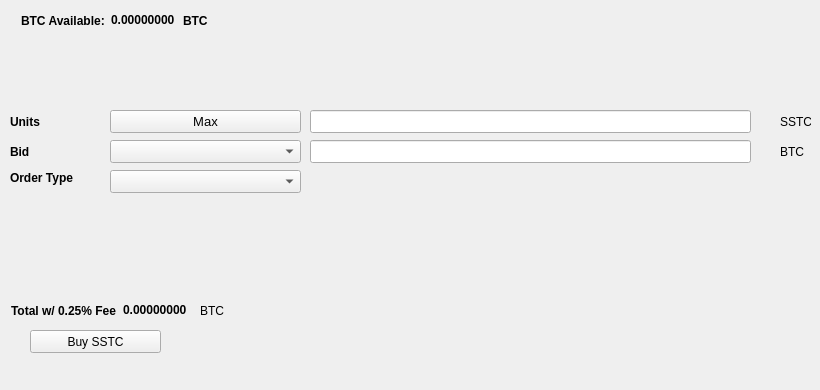
   <widget class="QWidget" name="BuyTab">
    <attribute name="title">
     <string>Buy</string>
    </attribute>
    <widget class="QPushButton" name="BuySSTC">
     <property name="geometry">
      <rect>
       <x>30</x>
       <y>330</y>
       <width>131</width>
       <height>23</height>
      </rect>
     </property>
     <property name="text">
      <string>Buy SSTC</string>
     </property>
     <property name="icon">
      <iconset resource="../sstcoin.qrc">
       <normaloff>:/icons/bitcoin</normaloff>:/icons/bitcoin</iconset>
     </property>
    </widget>
    <widget class="QLabel" name="label_3">
     <property name="geometry">
      <rect>
       <x>10</x>
       <y>110</y>
       <width>46</width>
       <height>23</height>
      </rect>
     </property>
     <property name="font">
      <font>
       <weight>75</weight>
       <bold>true</bold>
      </font>
     </property>
     <property name="text">
      <string>Units</string>
     </property>
    </widget>
    <widget class="QLineEdit" name="UnitsInput">
     <property name="geometry">
      <rect>
       <x>310</x>
       <y>110</y>
       <width>441</width>
       <height>23</height>
      </rect>
     </property>
     <property name="font">
      <font>
       <pointsize>9</pointsize>
       <weight>75</weight>
       <bold>true</bold>
      </font>
     </property>
    </widget>
    <widget class="QLineEdit" name="BuyBidPriceEdit">
     <property name="geometry">
      <rect>
       <x>310</x>
       <y>140</y>
       <width>441</width>
       <height>23</height>
      </rect>
     </property>
     <property name="font">
      <font>
       <pointsize>9</pointsize>
       <weight>75</weight>
       <bold>true</bold>
      </font>
     </property>
    </widget>
    <widget class="QLabel" name="label_4">
     <property name="geometry">
      <rect>
       <x>780</x>
       <y>110</y>
       <width>31</width>
       <height>23</height>
      </rect>
     </property>
     <property name="text">
      <string>SSTC</string>
     </property>
    </widget>
    <widget class="QLabel" name="label_5">
     <property name="geometry">
      <rect>
       <x>780</x>
       <y>140</y>
       <width>31</width>
       <height>23</height>
      </rect>
     </property>
     <property name="text">
      <string>BTC</string>
     </property>
    </widget>
    <widget class="QLabel" name="label_6">
     <property name="geometry">
      <rect>
       <x>10</x>
       <y>140</y>
       <width>46</width>
       <height>23</height>
      </rect>
     </property>
     <property name="font">
      <font>
       <weight>75</weight>
       <bold>true</bold>
      </font>
     </property>
     <property name="text">
      <string>Bid</string>
     </property>
    </widget>
    <widget class="QLabel" name="label_7">
     <property name="geometry">
      <rect>
       <x>10</x>
       <y>170</y>
       <width>91</width>
       <height>16</height>
      </rect>
     </property>
     <property name="font">
      <font>
       <weight>75</weight>
       <bold>true</bold>
      </font>
     </property>
     <property name="text">
      <string>Order Type</string>
     </property>
    </widget>
    <widget class="QPushButton" name="Buy_Max_Amount">
     <property name="geometry">
      <rect>
       <x>110</x>
       <y>110</y>
       <width>191</width>
       <height>23</height>
      </rect>
     </property>
     <property name="font">
      <font>
       <pointsize>10</pointsize>
      </font>
     </property>
     <property name="text">
      <string>Max</string>
     </property>
    </widget>
    <widget class="QComboBox" name="BuyBidcomboBox">
     <property name="geometry">
      <rect>
       <x>110</x>
       <y>140</y>
       <width>191</width>
       <height>23</height>
      </rect>
     </property>
     <property name="font">
      <font>
       <pointsize>10</pointsize>
      </font>
     </property>
    </widget>
    <widget class="QComboBox" name="buyOrdertypeCombo">
     <property name="geometry">
      <rect>
       <x>110</x>
       <y>170</y>
       <width>191</width>
       <height>23</height>
      </rect>
     </property>
     <property name="font">
      <font>
       <pointsize>10</pointsize>
      </font>
     </property>
    </widget>
    <widget class="QWidget" name="layoutWidget1">
     <property name="geometry">
      <rect>
       <x>21</x>
       <y>11</y>
       <width>227</width>
       <height>19</height>
      </rect>
     </property>
     <layout class="QHBoxLayout" name="horizontalLayout_3">
      <item>
       <widget class="QLabel" name="label232">
        <property name="font">
         <font>
          <weight>75</weight>
          <bold>true</bold>
         </font>
        </property>
        <property name="text">
         <string>BTC Available:</string>
        </property>
       </widget>
      </item>
      <item>
       <widget class="QLabel" name="BtcAvailableLbl">
        <property name="palette">
         <palette>
          <active>
           <colorrole role="WindowText">
            <brush brushstyle="SolidPattern">
             <color alpha="255">
              <red>0</red>
              <green>0</green>
              <blue>0</blue>
             </color>
            </brush>
           </colorrole>
           <colorrole role="Button">
            <brush brushstyle="SolidPattern">
             <color alpha="255">
              <red>0</red>
              <green>170</green>
              <blue>0</blue>
             </color>
            </brush>
           </colorrole>
           <colorrole role="Light">
            <brush brushstyle="SolidPattern">
             <color alpha="255">
              <red>0</red>
              <green>255</green>
              <blue>0</blue>
             </color>
            </brush>
           </colorrole>
           <colorrole role="Midlight">
            <brush brushstyle="SolidPattern">
             <color alpha="255">
              <red>0</red>
              <green>212</green>
              <blue>0</blue>
             </color>
            </brush>
           </colorrole>
           <colorrole role="Dark">
            <brush brushstyle="SolidPattern">
             <color alpha="255">
              <red>0</red>
              <green>85</green>
              <blue>0</blue>
             </color>
            </brush>
           </colorrole>
           <colorrole role="Mid">
            <brush brushstyle="SolidPattern">
             <color alpha="255">
              <red>0</red>
              <green>113</green>
              <blue>0</blue>
             </color>
            </brush>
           </colorrole>
           <colorrole role="Text">
            <brush brushstyle="SolidPattern">
             <color alpha="255">
              <red>0</red>
              <green>170</green>
              <blue>0</blue>
             </color>
            </brush>
           </colorrole>
           <colorrole role="BrightText">
            <brush brushstyle="SolidPattern">
             <color alpha="255">
              <red>255</red>
              <green>255</green>
              <blue>255</blue>
             </color>
            </brush>
           </colorrole>
           <colorrole role="ButtonText">
            <brush brushstyle="SolidPattern">
             <color alpha="255">
              <red>0</red>
              <green>0</green>
              <blue>0</blue>
             </color>
            </brush>
           </colorrole>
           <colorrole role="Base">
            <brush brushstyle="SolidPattern">
             <color alpha="255">
              <red>255</red>
              <green>255</green>
              <blue>255</blue>
             </color>
            </brush>
           </colorrole>
           <colorrole role="Window">
            <brush brushstyle="SolidPattern">
             <color alpha="255">
              <red>0</red>
              <green>170</green>
              <blue>0</blue>
             </color>
            </brush>
           </colorrole>
           <colorrole role="Shadow">
            <brush brushstyle="SolidPattern">
             <color alpha="255">
              <red>0</red>
              <green>0</green>
              <blue>0</blue>
             </color>
            </brush>
           </colorrole>
           <colorrole role="AlternateBase">
            <brush brushstyle="SolidPattern">
             <color alpha="255">
              <red>127</red>
              <green>212</green>
              <blue>127</blue>
             </color>
            </brush>
           </colorrole>
           <colorrole role="ToolTipBase">
            <brush brushstyle="SolidPattern">
             <color alpha="255">
              <red>255</red>
              <green>255</green>
              <blue>220</blue>
             </color>
            </brush>
           </colorrole>
           <colorrole role="ToolTipText">
            <brush brushstyle="SolidPattern">
             <color alpha="255">
              <red>0</red>
              <green>0</green>
              <blue>0</blue>
             </color>
            </brush>
           </colorrole>
          </active>
          <inactive>
           <colorrole role="WindowText">
            <brush brushstyle="SolidPattern">
             <color alpha="255">
              <red>0</red>
              <green>0</green>
              <blue>0</blue>
             </color>
            </brush>
           </colorrole>
           <colorrole role="Button">
            <brush brushstyle="SolidPattern">
             <color alpha="255">
              <red>0</red>
              <green>170</green>
              <blue>0</blue>
             </color>
            </brush>
           </colorrole>
           <colorrole role="Light">
            <brush brushstyle="SolidPattern">
             <color alpha="255">
              <red>0</red>
              <green>255</green>
              <blue>0</blue>
             </color>
            </brush>
           </colorrole>
           <colorrole role="Midlight">
            <brush brushstyle="SolidPattern">
             <color alpha="255">
              <red>0</red>
              <green>212</green>
              <blue>0</blue>
             </color>
            </brush>
           </colorrole>
           <colorrole role="Dark">
            <brush brushstyle="SolidPattern">
             <color alpha="255">
              <red>0</red>
              <green>85</green>
              <blue>0</blue>
             </color>
            </brush>
           </colorrole>
           <colorrole role="Mid">
            <brush brushstyle="SolidPattern">
             <color alpha="255">
              <red>0</red>
              <green>113</green>
              <blue>0</blue>
             </color>
            </brush>
           </colorrole>
           <colorrole role="Text">
            <brush brushstyle="SolidPattern">
             <color alpha="255">
              <red>0</red>
              <green>170</green>
              <blue>0</blue>
             </color>
            </brush>
           </colorrole>
           <colorrole role="BrightText">
            <brush brushstyle="SolidPattern">
             <color alpha="255">
              <red>255</red>
              <green>255</green>
              <blue>255</blue>
             </color>
            </brush>
           </colorrole>
           <colorrole role="ButtonText">
            <brush brushstyle="SolidPattern">
             <color alpha="255">
              <red>0</red>
              <green>0</green>
              <blue>0</blue>
             </color>
            </brush>
           </colorrole>
           <colorrole role="Base">
            <brush brushstyle="SolidPattern">
             <color alpha="255">
              <red>255</red>
              <green>255</green>
              <blue>255</blue>
             </color>
            </brush>
           </colorrole>
           <colorrole role="Window">
            <brush brushstyle="SolidPattern">
             <color alpha="255">
              <red>0</red>
              <green>170</green>
              <blue>0</blue>
             </color>
            </brush>
           </colorrole>
           <colorrole role="Shadow">
            <brush brushstyle="SolidPattern">
             <color alpha="255">
              <red>0</red>
              <green>0</green>
              <blue>0</blue>
             </color>
            </brush>
           </colorrole>
           <colorrole role="AlternateBase">
            <brush brushstyle="SolidPattern">
             <color alpha="255">
              <red>127</red>
              <green>212</green>
              <blue>127</blue>
             </color>
            </brush>
           </colorrole>
           <colorrole role="ToolTipBase">
            <brush brushstyle="SolidPattern">
             <color alpha="255">
              <red>255</red>
              <green>255</green>
              <blue>220</blue>
             </color>
            </brush>
           </colorrole>
           <colorrole role="ToolTipText">
            <brush brushstyle="SolidPattern">
             <color alpha="255">
              <red>0</red>
              <green>0</green>
              <blue>0</blue>
             </color>
            </brush>
           </colorrole>
          </inactive>
          <disabled>
           <colorrole role="WindowText">
            <brush brushstyle="SolidPattern">
             <color alpha="255">
              <red>0</red>
              <green>85</green>
              <blue>0</blue>
             </color>
            </brush>
           </colorrole>
           <colorrole role="Button">
            <brush brushstyle="SolidPattern">
             <color alpha="255">
              <red>0</red>
              <green>170</green>
              <blue>0</blue>
             </color>
            </brush>
           </colorrole>
           <colorrole role="Light">
            <brush brushstyle="SolidPattern">
             <color alpha="255">
              <red>0</red>
              <green>255</green>
              <blue>0</blue>
             </color>
            </brush>
           </colorrole>
           <colorrole role="Midlight">
            <brush brushstyle="SolidPattern">
             <color alpha="255">
              <red>0</red>
              <green>212</green>
              <blue>0</blue>
             </color>
            </brush>
           </colorrole>
           <colorrole role="Dark">
            <brush brushstyle="SolidPattern">
             <color alpha="255">
              <red>0</red>
              <green>85</green>
              <blue>0</blue>
             </color>
            </brush>
           </colorrole>
           <colorrole role="Mid">
            <brush brushstyle="SolidPattern">
             <color alpha="255">
              <red>0</red>
              <green>113</green>
              <blue>0</blue>
             </color>
            </brush>
           </colorrole>
           <colorrole role="Text">
            <brush brushstyle="SolidPattern">
             <color alpha="255">
              <red>0</red>
              <green>85</green>
              <blue>0</blue>
             </color>
            </brush>
           </colorrole>
           <colorrole role="BrightText">
            <brush brushstyle="SolidPattern">
             <color alpha="255">
              <red>255</red>
              <green>255</green>
              <blue>255</blue>
             </color>
            </brush>
           </colorrole>
           <colorrole role="ButtonText">
            <brush brushstyle="SolidPattern">
             <color alpha="255">
              <red>0</red>
              <green>85</green>
              <blue>0</blue>
             </color>
            </brush>
           </colorrole>
           <colorrole role="Base">
            <brush brushstyle="SolidPattern">
             <color alpha="255">
              <red>0</red>
              <green>170</green>
              <blue>0</blue>
             </color>
            </brush>
           </colorrole>
           <colorrole role="Window">
            <brush brushstyle="SolidPattern">
             <color alpha="255">
              <red>0</red>
              <green>170</green>
              <blue>0</blue>
             </color>
            </brush>
           </colorrole>
           <colorrole role="Shadow">
            <brush brushstyle="SolidPattern">
             <color alpha="255">
              <red>0</red>
              <green>0</green>
              <blue>0</blue>
             </color>
            </brush>
           </colorrole>
           <colorrole role="AlternateBase">
            <brush brushstyle="SolidPattern">
             <color alpha="255">
              <red>0</red>
              <green>170</green>
              <blue>0</blue>
             </color>
            </brush>
           </colorrole>
           <colorrole role="ToolTipBase">
            <brush brushstyle="SolidPattern">
             <color alpha="255">
              <red>255</red>
              <green>255</green>
              <blue>220</blue>
             </color>
            </brush>
           </colorrole>
           <colorrole role="ToolTipText">
            <brush brushstyle="SolidPattern">
             <color alpha="255">
              <red>0</red>
              <green>0</green>
              <blue>0</blue>
             </color>
            </brush>
           </colorrole>
          </disabled>
         </palette>
        </property>
        <property name="font">
         <font>
          <weight>75</weight>
          <bold>true</bold>
         </font>
        </property>
        <property name="text">
         <string>0.00000000</string>
        </property>
        <property name="textInteractionFlags">
         <set>Qt::LinksAccessibleByMouse|Qt::TextSelectableByKeyboard|Qt::TextSelectableByMouse</set>
        </property>
       </widget>
      </item>
      <item>
       <widget class="QLabel" name="BtcAvailableLbl_2">
        <property name="font">
         <font>
          <weight>75</weight>
          <bold>true</bold>
         </font>
        </property>
        <property name="text">
         <string>BTC</string>
        </property>
       </widget>
      </item>
     </layout>
    </widget>
    <widget class="QWidget" name="layoutWidge2">
     <property name="geometry">
      <rect>
       <x>11</x>
       <y>301</y>
       <width>259</width>
       <height>19</height>
      </rect>
     </property>
     <layout class="QHBoxLayout" name="horizontalLayout_4">
      <item>
       <widget class="QLabel" name="label_9">
        <property name="font">
         <font>
          <weight>75</weight>
          <bold>true</bold>
         </font>
        </property>
        <property name="text">
         <string>Total w/ 0.25% Fee</string>
        </property>
       </widget>
      </item>
      <item>
       <widget class="QLabel" name="BuyCostLabel">
        <property name="palette">
         <palette>
          <active>
           <colorrole role="WindowText">
            <brush brushstyle="SolidPattern">
             <color alpha="255">
              <red>0</red>
              <green>0</green>
              <blue>0</blue>
             </color>
            </brush>
           </colorrole>
           <colorrole role="Button">
            <brush brushstyle="SolidPattern">
             <color alpha="255">
              <red>0</red>
              <green>170</green>
              <blue>0</blue>
             </color>
            </brush>
           </colorrole>
           <colorrole role="Light">
            <brush brushstyle="SolidPattern">
             <color alpha="255">
              <red>0</red>
              <green>255</green>
              <blue>0</blue>
             </color>
            </brush>
           </colorrole>
           <colorrole role="Midlight">
            <brush brushstyle="SolidPattern">
             <color alpha="255">
              <red>0</red>
              <green>212</green>
              <blue>0</blue>
             </color>
            </brush>
           </colorrole>
           <colorrole role="Dark">
            <brush brushstyle="SolidPattern">
             <color alpha="255">
              <red>0</red>
              <green>85</green>
              <blue>0</blue>
             </color>
            </brush>
           </colorrole>
           <colorrole role="Mid">
            <brush brushstyle="SolidPattern">
             <color alpha="255">
              <red>0</red>
              <green>113</green>
              <blue>0</blue>
             </color>
            </brush>
           </colorrole>
           <colorrole role="Text">
            <brush brushstyle="SolidPattern">
             <color alpha="255">
              <red>0</red>
              <green>170</green>
              <blue>0</blue>
             </color>
            </brush>
           </colorrole>
           <colorrole role="BrightText">
            <brush brushstyle="SolidPattern">
             <color alpha="255">
              <red>255</red>
              <green>255</green>
              <blue>255</blue>
             </color>
            </brush>
           </colorrole>
           <colorrole role="ButtonText">
            <brush brushstyle="SolidPattern">
             <color alpha="255">
              <red>0</red>
              <green>0</green>
              <blue>0</blue>
             </color>
            </brush>
           </colorrole>
           <colorrole role="Base">
            <brush brushstyle="SolidPattern">
             <color alpha="255">
              <red>255</red>
              <green>255</green>
              <blue>255</blue>
             </color>
            </brush>
           </colorrole>
           <colorrole role="Window">
            <brush brushstyle="SolidPattern">
             <color alpha="255">
              <red>0</red>
              <green>170</green>
              <blue>0</blue>
             </color>
            </brush>
           </colorrole>
           <colorrole role="Shadow">
            <brush brushstyle="SolidPattern">
             <color alpha="255">
              <red>0</red>
              <green>0</green>
              <blue>0</blue>
             </color>
            </brush>
           </colorrole>
           <colorrole role="AlternateBase">
            <brush brushstyle="SolidPattern">
             <color alpha="255">
              <red>127</red>
              <green>212</green>
              <blue>127</blue>
             </color>
            </brush>
           </colorrole>
           <colorrole role="ToolTipBase">
            <brush brushstyle="SolidPattern">
             <color alpha="255">
              <red>255</red>
              <green>255</green>
              <blue>220</blue>
             </color>
            </brush>
           </colorrole>
           <colorrole role="ToolTipText">
            <brush brushstyle="SolidPattern">
             <color alpha="255">
              <red>0</red>
              <green>0</green>
              <blue>0</blue>
             </color>
            </brush>
           </colorrole>
          </active>
          <inactive>
           <colorrole role="WindowText">
            <brush brushstyle="SolidPattern">
             <color alpha="255">
              <red>0</red>
              <green>0</green>
              <blue>0</blue>
             </color>
            </brush>
           </colorrole>
           <colorrole role="Button">
            <brush brushstyle="SolidPattern">
             <color alpha="255">
              <red>0</red>
              <green>170</green>
              <blue>0</blue>
             </color>
            </brush>
           </colorrole>
           <colorrole role="Light">
            <brush brushstyle="SolidPattern">
             <color alpha="255">
              <red>0</red>
              <green>255</green>
              <blue>0</blue>
             </color>
            </brush>
           </colorrole>
           <colorrole role="Midlight">
            <brush brushstyle="SolidPattern">
             <color alpha="255">
              <red>0</red>
              <green>212</green>
              <blue>0</blue>
             </color>
            </brush>
           </colorrole>
           <colorrole role="Dark">
            <brush brushstyle="SolidPattern">
             <color alpha="255">
              <red>0</red>
              <green>85</green>
              <blue>0</blue>
             </color>
            </brush>
           </colorrole>
           <colorrole role="Mid">
            <brush brushstyle="SolidPattern">
             <color alpha="255">
              <red>0</red>
              <green>113</green>
              <blue>0</blue>
             </color>
            </brush>
           </colorrole>
           <colorrole role="Text">
            <brush brushstyle="SolidPattern">
             <color alpha="255">
              <red>0</red>
              <green>170</green>
              <blue>0</blue>
             </color>
            </brush>
           </colorrole>
           <colorrole role="BrightText">
            <brush brushstyle="SolidPattern">
             <color alpha="255">
              <red>255</red>
              <green>255</green>
              <blue>255</blue>
             </color>
            </brush>
           </colorrole>
           <colorrole role="ButtonText">
            <brush brushstyle="SolidPattern">
             <color alpha="255">
              <red>0</red>
              <green>0</green>
              <blue>0</blue>
             </color>
            </brush>
           </colorrole>
           <colorrole role="Base">
            <brush brushstyle="SolidPattern">
             <color alpha="255">
              <red>255</red>
              <green>255</green>
              <blue>255</blue>
             </color>
            </brush>
           </colorrole>
           <colorrole role="Window">
            <brush brushstyle="SolidPattern">
             <color alpha="255">
              <red>0</red>
              <green>170</green>
              <blue>0</blue>
             </color>
            </brush>
           </colorrole>
           <colorrole role="Shadow">
            <brush brushstyle="SolidPattern">
             <color alpha="255">
              <red>0</red>
              <green>0</green>
              <blue>0</blue>
             </color>
            </brush>
           </colorrole>
           <colorrole role="AlternateBase">
            <brush brushstyle="SolidPattern">
             <color alpha="255">
              <red>127</red>
              <green>212</green>
              <blue>127</blue>
             </color>
            </brush>
           </colorrole>
           <colorrole role="ToolTipBase">
            <brush brushstyle="SolidPattern">
             <color alpha="255">
              <red>255</red>
              <green>255</green>
              <blue>220</blue>
             </color>
            </brush>
           </colorrole>
           <colorrole role="ToolTipText">
            <brush brushstyle="SolidPattern">
             <color alpha="255">
              <red>0</red>
              <green>0</green>
              <blue>0</blue>
             </color>
            </brush>
           </colorrole>
          </inactive>
          <disabled>
           <colorrole role="WindowText">
            <brush brushstyle="SolidPattern">
             <color alpha="255">
              <red>0</red>
              <green>85</green>
              <blue>0</blue>
             </color>
            </brush>
           </colorrole>
           <colorrole role="Button">
            <brush brushstyle="SolidPattern">
             <color alpha="255">
              <red>0</red>
              <green>170</green>
              <blue>0</blue>
             </color>
            </brush>
           </colorrole>
           <colorrole role="Light">
            <brush brushstyle="SolidPattern">
             <color alpha="255">
              <red>0</red>
              <green>255</green>
              <blue>0</blue>
             </color>
            </brush>
           </colorrole>
           <colorrole role="Midlight">
            <brush brushstyle="SolidPattern">
             <color alpha="255">
              <red>0</red>
              <green>212</green>
              <blue>0</blue>
             </color>
            </brush>
           </colorrole>
           <colorrole role="Dark">
            <brush brushstyle="SolidPattern">
             <color alpha="255">
              <red>0</red>
              <green>85</green>
              <blue>0</blue>
             </color>
            </brush>
           </colorrole>
           <colorrole role="Mid">
            <brush brushstyle="SolidPattern">
             <color alpha="255">
              <red>0</red>
              <green>113</green>
              <blue>0</blue>
             </color>
            </brush>
           </colorrole>
           <colorrole role="Text">
            <brush brushstyle="SolidPattern">
             <color alpha="255">
              <red>0</red>
              <green>85</green>
              <blue>0</blue>
             </color>
            </brush>
           </colorrole>
           <colorrole role="BrightText">
            <brush brushstyle="SolidPattern">
             <color alpha="255">
              <red>255</red>
              <green>255</green>
              <blue>255</blue>
             </color>
            </brush>
           </colorrole>
           <colorrole role="ButtonText">
            <brush brushstyle="SolidPattern">
             <color alpha="255">
              <red>0</red>
              <green>85</green>
              <blue>0</blue>
             </color>
            </brush>
           </colorrole>
           <colorrole role="Base">
            <brush brushstyle="SolidPattern">
             <color alpha="255">
              <red>0</red>
              <green>170</green>
              <blue>0</blue>
             </color>
            </brush>
           </colorrole>
           <colorrole role="Window">
            <brush brushstyle="SolidPattern">
             <color alpha="255">
              <red>0</red>
              <green>170</green>
              <blue>0</blue>
             </color>
            </brush>
           </colorrole>
           <colorrole role="Shadow">
            <brush brushstyle="SolidPattern">
             <color alpha="255">
              <red>0</red>
              <green>0</green>
              <blue>0</blue>
             </color>
            </brush>
           </colorrole>
           <colorrole role="AlternateBase">
            <brush brushstyle="SolidPattern">
             <color alpha="255">
              <red>0</red>
              <green>170</green>
              <blue>0</blue>
             </color>
            </brush>
           </colorrole>
           <colorrole role="ToolTipBase">
            <brush brushstyle="SolidPattern">
             <color alpha="255">
              <red>255</red>
              <green>255</green>
              <blue>220</blue>
             </color>
            </brush>
           </colorrole>
           <colorrole role="ToolTipText">
            <brush brushstyle="SolidPattern">
             <color alpha="255">
              <red>0</red>
              <green>0</green>
              <blue>0</blue>
             </color>
            </brush>
           </colorrole>
          </disabled>
         </palette>
        </property>
        <property name="font">
         <font>
          <weight>75</weight>
          <bold>true</bold>
         </font>
        </property>
        <property name="autoFillBackground">
         <bool>false</bool>
        </property>
        <property name="text">
         <string>0.00000000</string>
        </property>
        <property name="textInteractionFlags">
         <set>Qt::LinksAccessibleByMouse|Qt::TextSelectableByMouse</set>
        </property>
       </widget>
      </item>
      <item>
       <widget class="QLabel" name="label_10">
        <property name="font">
         <font>
          <weight>50</weight>
          <bold>false</bold>
         </font>
        </property>
        <property name="text">
         <string>BTC</string>
        </property>
       </widget>
      </item>
     </layout>
    </widget>
    <widget class="QLabel" name="label_24">
     <property name="geometry">
      <rect>
       <x>460</x>
       <y>300</y>
       <width>281</width>
       <height>81</height>
      </rect>
     </property>
     <property name="text">
      <string/>
     </property>
     <property name="pixmap">
      <pixmap>:/images/bittrex</pixmap>
     </property>
    </widget>
   </widget>
